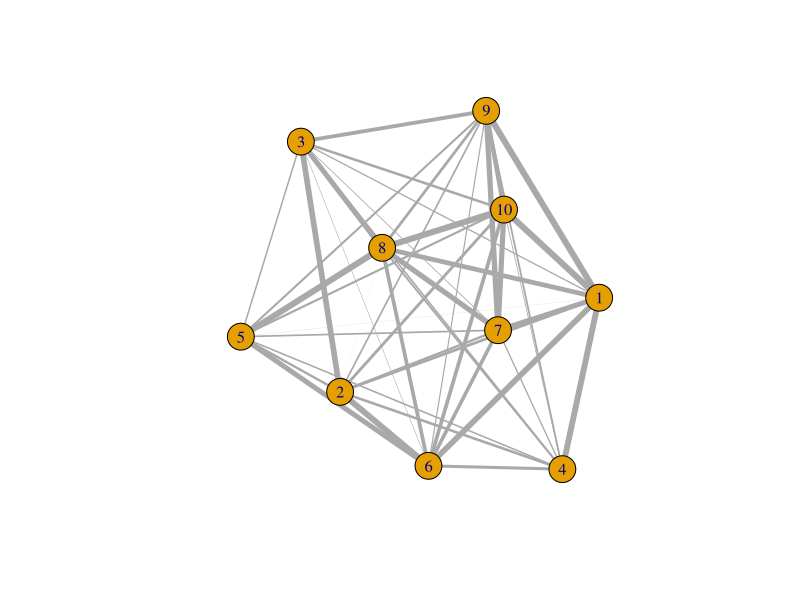

Generate this figure with R: (Note: this script raises an error after producing the figure.)
#Run This First
library(igraph)
set.seed(2002)

#Generates a full graph with random weights, lat, and lon coodinates
#Should be used to test algorithms
RandomFullGraph <- function(num.nodes=4, weights=TRUE){
  if(weights){my.weights <- runif(length(combn(num.nodes,2)[1,]))}
  else{my.weights <- rep(0.5,length(combn(num.nodes,2)[1,])) }
  
  el <- matrix(c(combn(num.nodes,2)[1,],combn(num.nodes,2)[2,],my.weights),ncol=3,byrow=FALSE)
  g=graph.edgelist(el[,1:2], directed=FALSE)
  E(g)$weight=as.numeric(el[,3])
  V(g)$lat = runif(num.nodes)
  V(g)$lon = runif(num.nodes)
  V(g)$avg_inc = rpois(10, lambda=rpois(10, lambda = 20))
  return(g)
}

#Example
mytest <- RandomFullGraph(10, weights=T)
V(mytest)
plot(mytest,edge.width=E(mytest)$weight*6)

#Procedure 2
for(i in order(V(mytest)$avg_inc)){
  #Find Absorbing Node
  min.dis <- min(E(mytest)$weight[get.edgelist(mytest)[,1] == i | get.edgelist(mytest)[,2] == i])
  my.index <- which(E(mytest)$weight == min.dis)
  if(get.edgelist(mytest)[my.index,1] == i){V(mytest)$ab_node[i] <- get.edgelist(mytest)[my.index,2]}
  else{V(mytest)$ab_node[i] <- get.edgelist(mytest)[my.index,1]}
  
#Checks if two nodes have the same area code
  if (length(intersect(as.numeric(V(mytest)[V(mytest)$row[i] == V(mytest)$row]),
                       as.numeric(V(mytest)[V(mytest)$col[i] == V(mytest)$col]))) > 1
#Checks if distance to next hospital is shorter than time to death
      && min.dis < time.to.death
#Check if absorbing node will be over capacity
      && V(mytest)$avg_inc[V(mytest)$ab_node[i]] + V(mytest)$avg_inc[i] < 
         V(mytest)$max_cap[V(mytest)$ab_node[i]])
#Add incidence rate to absorbing node and close current node
      {V(mytest)$avg_inc[V(mytest)$ab_node[i]] <- V(mytest)$avg_inc[V(mytest)$ab_node[i]] + V(mytest)$avg_inc[i];
       mytest <- delete.vertices(mytest, v=i); print(paste("Deleted node", i))}
  else{print(paste("Kept node", i))}
}

#Procedure 3
Total_antivenom <- 2000
Amt_per_treat <- 10
V(mytest)$frac_inc <- V(mytest)$avg_inc/sum(V(mytest)$avg_inc)
V(mytest)$treat_ava <- V(mytest)$frac_inc*Total_antivenom/Amt_per_treat
V(mytest)$deaths <- V(mytest)$avg_inc- V(mytest)$treat_ava
